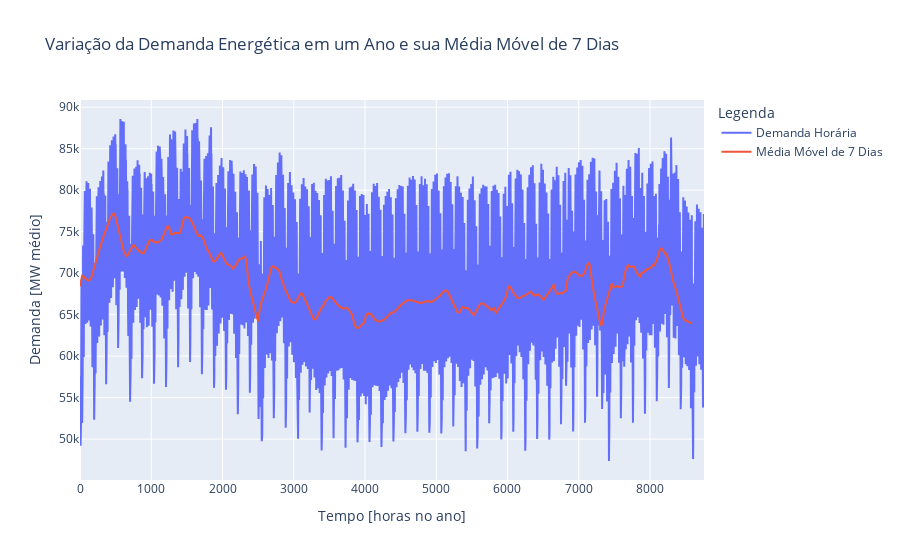

Notebook source saved alongside this figure:
### Code cell
import plotly.graph_objects as go

# Article SNPTEE: Year demand moving average in 7 days
moving_seven_days = []
number_days = 7 * 24  # seven days, 24 hours each
i = 0
while i < len(energia_horaria) - number_days + 1:

    # Store elements from i to i+window_size
    # in list to get the current window
    window = energia_horaria[i: i + number_days]

    # Calculate the average of current window
    window_average = sum(window) / number_days

    # Store the average of current
    # window in moving average list
    moving_seven_days.append(window_average)

    # Shift window to right by one position
    i += 1

hours_in_year = list(range(365 * 24))
moving_average_hours = list(range(365 * 24 - number_days))

fig = go.Figure()
fig.add_trace(go.Scatter(x=hours_in_year, y=energia_horaria[:365 * 24], mode='lines', name='Demanda Horária'))
fig.add_trace(go.Scatter(x=moving_average_hours, y=moving_seven_days[:365 * 24 - number_days], mode='lines', name='Média Móvel de 7 Dias'))

fig.update_layout(
    title="Variação da Demanda Energética em um Ano e sua Média Móvel de 7 Dias",
    xaxis_title="Tempo [horas no ano]",
    yaxis_title="Demanda [MW médio]",
    legend_title="Legenda"
)

fig.show()

### Figure 1 — Plotly figure (JSON) as saved in the notebook; plotly's stock layout.template omitted (floating-point values rounded to 4 significant figures; data arrays with more than 128 entries replaced by an {"elided": "..."} marker saying what was removed)
{"data": [{"mode": "lines", "name": "Demanda Horária", "type": "scatter", "x": {"elided": "8760 int values"}, "y": {"elided": "8759 float values"}}, {"mode": "lines", "name": "Média Móvel de 7 Dias", "type": "scatter", "x": {"elided": "8592 int values"}, "y": {"elided": "8592 float values"}}], "layout": {"legend": {"title": {"text": "Legenda"}}, "title": {"text": "Variação da Demanda Energética em um Ano e sua Média Móvel de 7 Dias"}, "xaxis": {"title": {"text": "Tempo [horas no ano]"}}, "yaxis": {"title": {"text": "Demanda [MW médio]"}}}}
